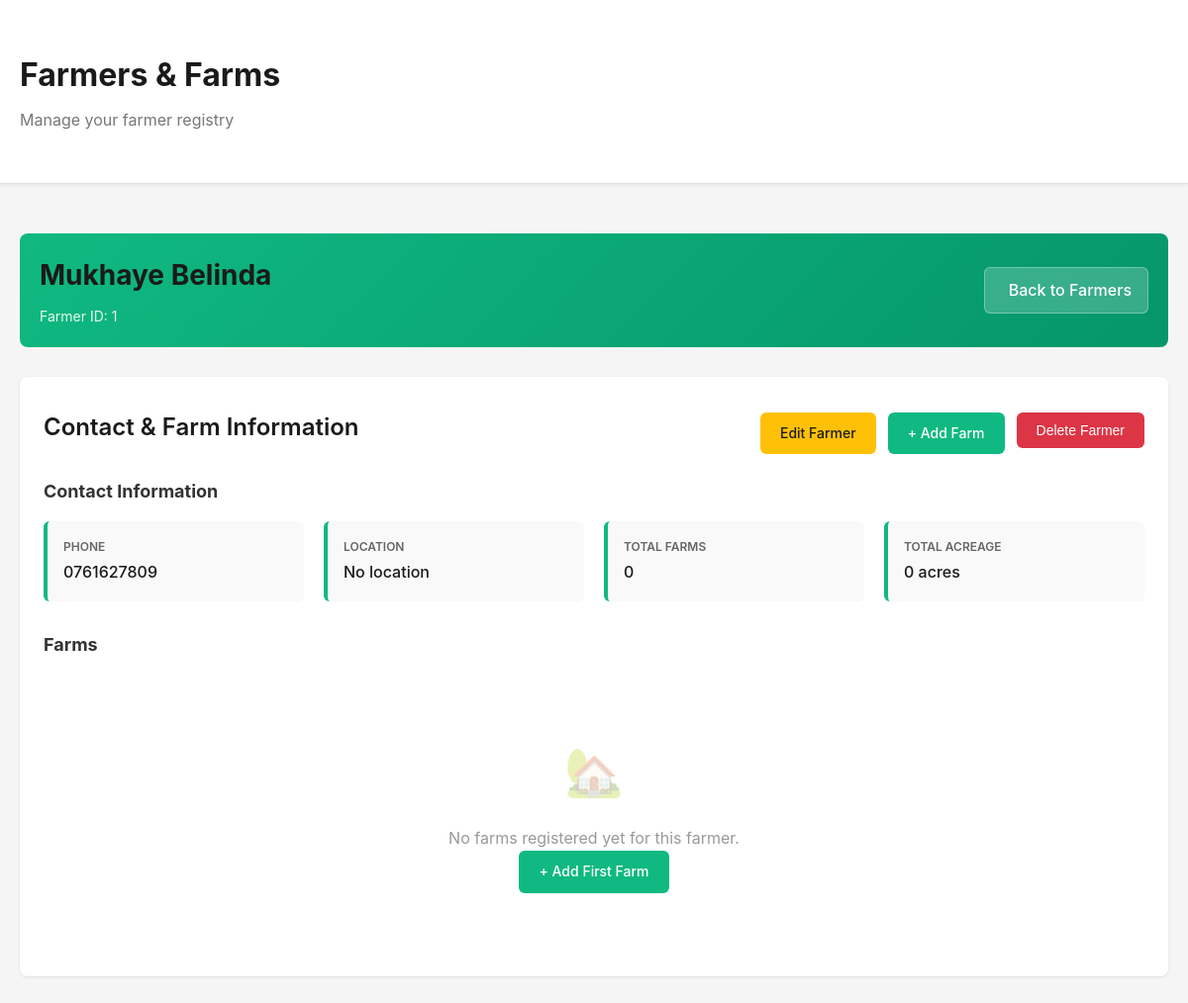
Page /farmer/1/ on the earlier database version.
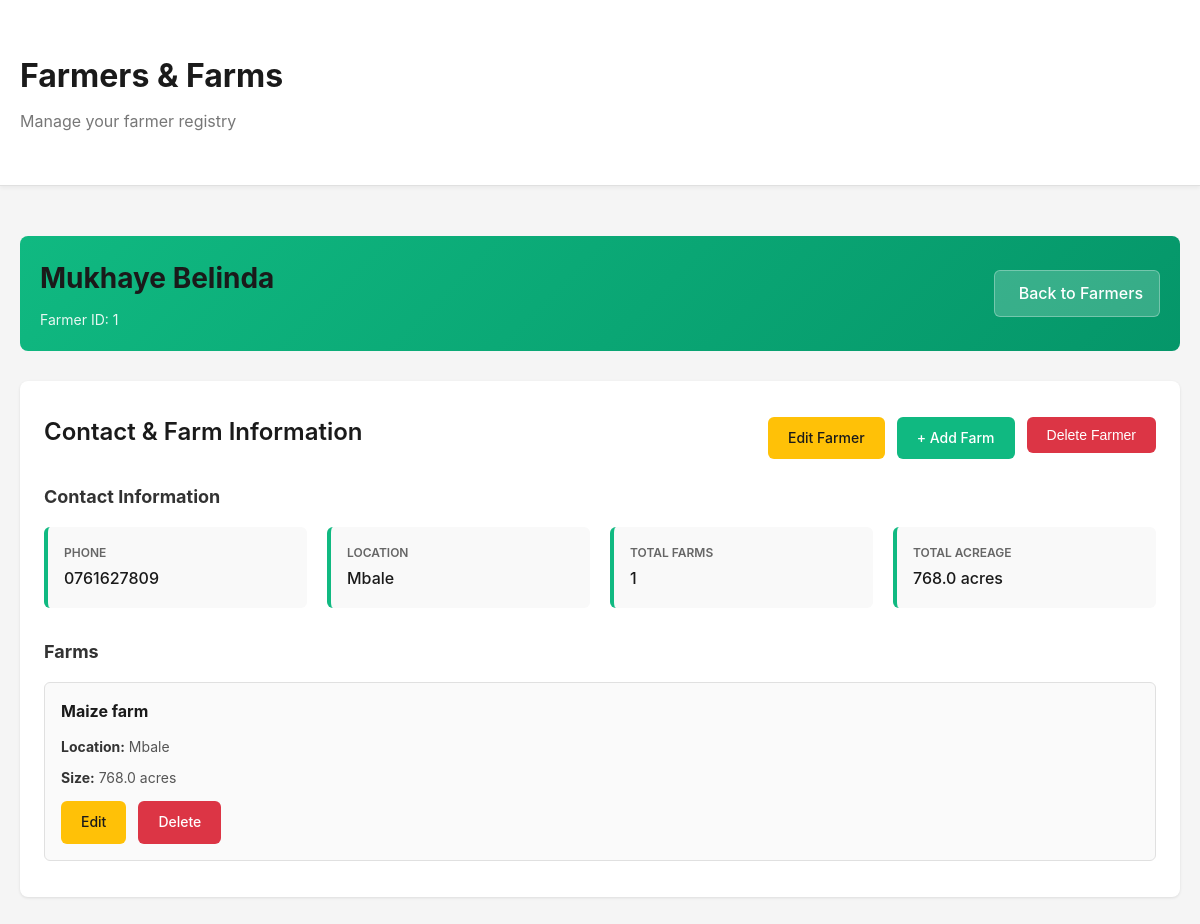
Same page on the later database version.
### farmcore/models.py (models this page shows, shortened)
class Farmer(models.Model):
    farmer_id = models.CharField(max_length=20, unique=True, blank=True, null=True)
    name = models.CharField(max_length=255, blank=True, null=True)
    phone = models.CharField(max_length=15, unique=True)
    def total_farms(self):
        return self.farms.count()
    def total_acreage(self):
        return sum(farm.size_in_acres for farm in self.farms.all())

class Farm(models.Model):
    farmer = models.ForeignKey(Farmer, on_delete=models.CASCADE, related_name='farms')
    name = models.CharField(max_length=255)
    size_in_acres = models.FloatField()
    location = models.CharField(max_length=255, default='')

### farmcore/views.py (the view)
# urls.py: path("farmer/<int:farmer_id>/", views.farmer_details, name="farmer_details"),
def farmer_details(request, farmer_id):
    farmer = get_object_or_404(Farmer, id=farmer_id)
    farms = farmer.farms.all()
    context = {
        'farmer': farmer,
        'farms': farms,
    }
    return render(request, 'view.html', context)

### farmcore/templates/view.html (shortened to what this page needs)
{% extends "base.html" %}
{% block content %}
<div class="page-header">
    <div class="page-header-content">
        <h1>{{ farmer.name }}</h1>
        <p>Farmer ID: {{ farmer.id }}</p>
    </div>
    <a href="{% url 'farmer' %}" class="back-button">
         Back to Farmers
    </a>
</div>
<div class="card">
    <div class="card-header">
        <div>
            <h2 class="card-title">Contact & Farm Information</h2>
        </div>
        <div class="button-group">
            <a href="{% url 'edit_farmer' farmer.id %}" class="btn btn-warning">Edit Farmer</a>
            <a href="{% url 'add_farm' farmer.id %}" class="btn btn-primary">+ Add Farm</a>
            <form method="POST" action="{% url 'delete_farmer' farmer.id %}" style="display: inline; margin: 0;"
                  onsubmit="return confirm('Are you sure you want to delete this farmer and all their farms?');">
                <button type="submit" class="btn btn-danger">Delete Farmer</button>
            </form>
        </div>
    </div>
    <h3 style="margin-bottom: 15px; font-size: 18px; color: #333;">Contact Information</h3>
    <div class="info-grid">
        <div class="info-item">
            <div class="info-label">Phone</div>
            <div class="info-value">{{ farmer.phone }}</div>
        </div>
        <div class="info-item">
            <div class="info-label">Location</div>
            <div class="info-value">{% if farmer.farms.first %}{{ farmer.farms.first.location }}{% else %}No location{% endif %}</div>
        </div>
        <div class="info-item">
            <div class="info-label">Total Farms</div>
            <div class="info-value">{{ farmer.total_farms }}</div>
        </div>
        <div class="info-item">
            <div class="info-label">Total Acreage</div>
            <div class="info-value">{{ farmer.total_acreage }} acres</div>
        </div>
    </div>
    <h3 style="margin: 30px 0 15px 0; font-size: 18px; color: #333;">Farms</h3>
    {% if farms %}
        {% for farm in farms %}
        <div class="farm-card">
            <h4>{{ farm.name }}</h4>
            <p><strong>Location:</strong> {{ farm.location }}</p>
            <p><strong>Size:</strong> {{ farm.size_in_acres }} acres</p>
            <div class="button-group">
                <a href="{% url 'edit_farm' farm.id %}" class="btn btn-warning">Edit</a>
                <a href="{% url 'delete_farm' farm.id %}" class="btn btn-danger">Delete</a>
            </div>
        </div>
        {% endfor %}
    {% else %}
        <div class="empty-state">
            <div class="empty-state-icon">🏡</div>
            <p>No farms registered yet for this farmer.</p>
            <a href="{% url 'add_farm' farmer.id %}" class="btn btn-primary">+ Add First Farm</a>
        </div>
    {% endif %}
</div>
{% endblock %}

Differences in the rows shown:
shown differently, row unchanged: Farmer "Mukhaye Belinda": farms.first.location (not shown) → "Mbale"; total_farms "0" → "1"; total_acreage "0" → "768.0"
added Farm: name "Maize farm", location "Mbale", size_in_acres "768.0"
Other differences:
text no longer shown: "No location 🏡 No farms registered yet for this farmer. + Add First Farm"
